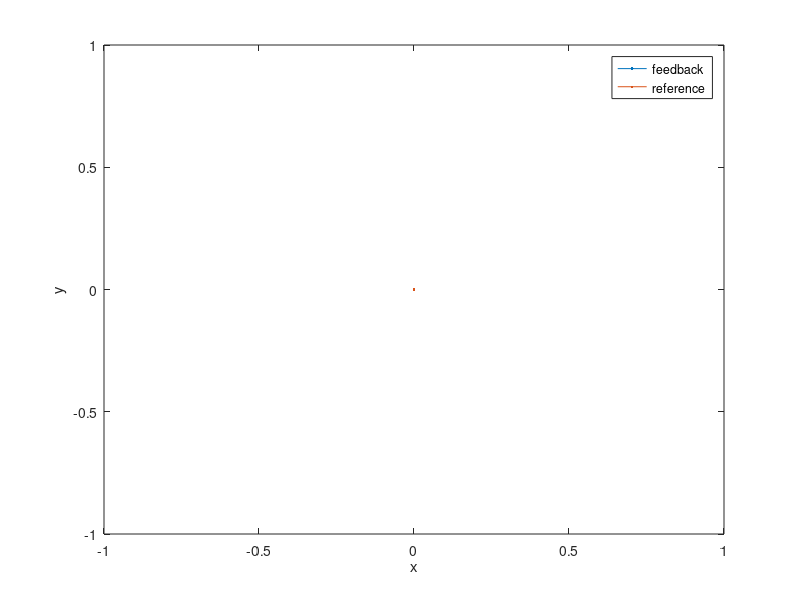
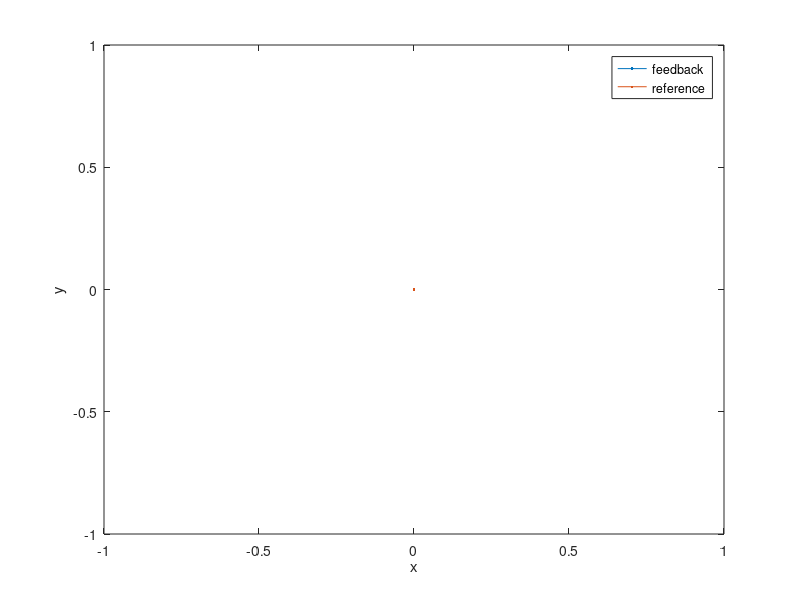
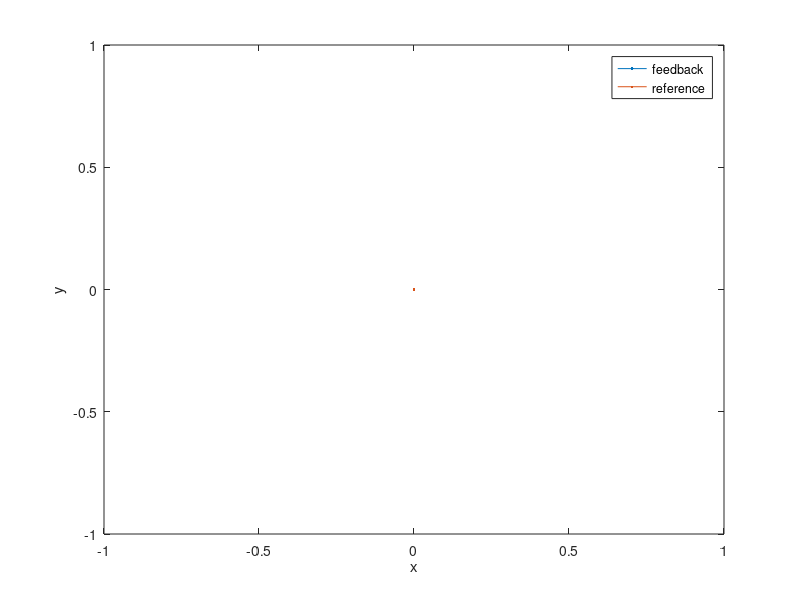

MATLAB code to generate these figures, in order: (Note: this script raises an error after producing the figures.)
close all;
global robot_trajectory1 robot_trajectory2 robot_trajectory3;
global fbackcontrol trajectory_follower ;
global t_accum tp running;
global error_plot feed_back_plot;
global terminate;
global current;
global feed_back_plot1 feed_back_plot2 feed_back_plot3;

figure(2)
f2 = plot(0,0,0,0);
xlabel('x');
ylabel('y');
legend('feedback', 'reference');
figure(3)
f3 = plot(0,0,0,0);
xlabel('x');
ylabel('y');
legend('feedback', 'reference');
figure(4)
f4 = plot(0,0,0,0);
xlabel('x');
ylabel('y');
legend('feedback', 'reference');
feed_back_plot1 = plotter(f2);
feed_back_plot2 = plotter(f3);
feed_back_plot3 = plotter(f4);

current = 1;
terminate = false;
robot_trajectory1 = cubicSpiral.planTrajectory(0.25, 0.25, 0, 1);
robot_trajectory1.planVelocities(0.25);
robot_trajectory2 = cubicSpiral.planTrajectory(-0.5, -0.5, -pi/2, 1);
robot_trajectory2.planVelocities(0.25);
robot_trajectory3 = cubicSpiral.planTrajectory(-0.25, 0.25, pi/2, 1);
robot_trajectory3.planVelocities(0.25);
fbackcontrol = controller();
trajectory_follower = trajectoryFollower(robot_trajectory1, fbackcontrol);
global_reset;
running = true;
lh = event.listener(robot.encoders, 'OnMessageReceived', @encoder_callback);
%enc = rossubscriber('/enc', @encoder_callback);